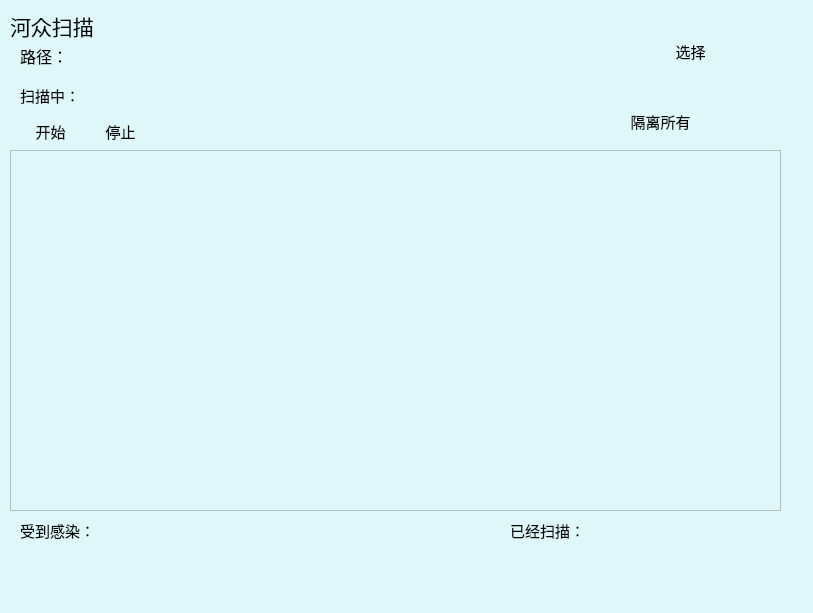
<?xml version="1.0" encoding="UTF-8"?>
<ui version="4.0">
 <class>Form</class>
 <widget class="QWidget" name="Form">
  <property name="geometry">
   <rect>
    <x>0</x>
    <y>0</y>
    <width>813</width>
    <height>613</height>
   </rect>
  </property>
  <property name="font">
   <font>
    <pointsize>11</pointsize>
   </font>
  </property>
  <property name="windowTitle">
   <string>Form</string>
  </property>
  <property name="styleSheet">
   <string notr="true">background-color: #e0f7fa</string>
  </property>
  <widget class="QLabel" name="label_3">
   <property name="geometry">
    <rect>
     <x>10</x>
     <y>10</y>
     <width>91</width>
     <height>31</height>
    </rect>
   </property>
   <property name="font">
    <font>
     <family>等线</family>
     <pointsize>16</pointsize>
    </font>
   </property>
   <property name="text">
    <string>河众扫描</string>
   </property>
  </widget>
  <widget class="QLabel" name="label">
   <property name="geometry">
    <rect>
     <x>60</x>
     <y>50</y>
     <width>591</width>
     <height>16</height>
    </rect>
   </property>
   <property name="text">
    <string/>
   </property>
  </widget>
  <widget class="QLabel" name="label_2">
   <property name="geometry">
    <rect>
     <x>20</x>
     <y>40</y>
     <width>41</width>
     <height>31</height>
    </rect>
   </property>
   <property name="font">
    <font>
     <family>等线 Light</family>
     <pointsize>12</pointsize>
    </font>
   </property>
   <property name="text">
    <string>路径：</string>
   </property>
  </widget>
  <widget class="QPushButton" name="pushButton">
   <property name="geometry">
    <rect>
     <x>660</x>
     <y>40</y>
     <width>61</width>
     <height>23</height>
    </rect>
   </property>
   <property name="styleSheet">
    <string notr="true">QPushButton {  
    background-color: #e0f7fa;  
    border: none;
    color: black;
    border-radius: 10px;  
}
QPushButton:hover {  
    background-color: #b3e5fc;
}  
  
QPushButton:pressed {  
    background-color: #80deea;
}  </string>
   </property>
   <property name="text">
    <string>选择</string>
   </property>
  </widget>
  <widget class="QPushButton" name="pushButton_2">
   <property name="geometry">
    <rect>
     <x>20</x>
     <y>120</y>
     <width>61</width>
     <height>23</height>
    </rect>
   </property>
   <property name="styleSheet">
    <string notr="true">QPushButton {  
    background-color: #e0f7fa;  
    border: none;
    color: black;
    border-radius: 10px;  
}
QPushButton:hover {  
    background-color: #b3e5fc;
}  
  
QPushButton:pressed {  
    background-color: #80deea;
}  </string>
   </property>
   <property name="text">
    <string>开始</string>
   </property>
  </widget>
  <widget class="QPushButton" name="pushButton_3">
   <property name="geometry">
    <rect>
     <x>90</x>
     <y>120</y>
     <width>61</width>
     <height>23</height>
    </rect>
   </property>
   <property name="styleSheet">
    <string notr="true">QPushButton {  
    background-color: #e0f7fa;  
    border: none;
    color: black;
    border-radius: 10px;  
}
QPushButton:hover {  
    background-color: #b3e5fc;
}  
  
QPushButton:pressed {  
    background-color: #80deea;
}  </string>
   </property>
   <property name="text">
    <string>停止</string>
   </property>
  </widget>
  <widget class="QPushButton" name="pushButton_4">
   <property name="geometry">
    <rect>
     <x>610</x>
     <y>110</y>
     <width>101</width>
     <height>23</height>
    </rect>
   </property>
   <property name="styleSheet">
    <string notr="true">QPushButton {  
    background-color: #e0f7fa;  
    border: none;
    color: black;
    border-radius: 10px;  
}
QPushButton:hover {  
    background-color: #b3e5fc;
}  
  
QPushButton:pressed {  
    background-color: #80deea;
}  </string>
   </property>
   <property name="text">
    <string>隔离所有</string>
   </property>
  </widget>
  <widget class="QLabel" name="label_4">
   <property name="geometry">
    <rect>
     <x>20</x>
     <y>80</y>
     <width>681</width>
     <height>31</height>
    </rect>
   </property>
   <property name="font">
    <font>
     <family>等线 Light</family>
     <pointsize>11</pointsize>
    </font>
   </property>
   <property name="text">
    <string>扫描中：</string>
   </property>
  </widget>
  <widget class="QLabel" name="label_5">
   <property name="geometry">
    <rect>
     <x>20</x>
     <y>520</y>
     <width>241</width>
     <height>21</height>
    </rect>
   </property>
   <property name="text">
    <string>受到感染：</string>
   </property>
  </widget>
  <widget class="QLabel" name="label_6">
   <property name="geometry">
    <rect>
     <x>510</x>
     <y>520</y>
     <width>241</width>
     <height>21</height>
    </rect>
   </property>
   <property name="text">
    <string>已经扫描：</string>
   </property>
  </widget>
  <widget class="QListWidget" name="listWidget">
   <property name="geometry">
    <rect>
     <x>10</x>
     <y>150</y>
     <width>771</width>
     <height>361</height>
    </rect>
   </property>
  </widget>
 </widget>
 <resources/>
 <connections/>
</ui>
